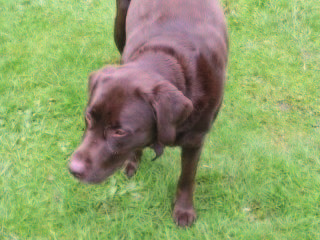
//> input picture Histogram-And-Contrast-Change/dog.jpg, 320 x 240 px
$ ./histogram dog.jpg 3   (built with g++ and OpenCV 4)
//> lines starting //> are read from the running program, lines starting //| are printed output that depends on the picture
// histogram.cpp
// Created By David Dominguez
// 2017-03-11
// update: 2019-08-19


#include <iostream>
#include <string>
#include <opencv2/highgui/highgui.hpp>
#include <opencv2/imgproc/imgproc.hpp>
#include <opencv2/core/utility.hpp>

using namespace std;
using namespace cv;

const String keys =
  "{help h usage ? |      | options            }"
  "{@file1         |      | image (a) input    }"
  "{@file2         |      | image (b) output   }";


void histogram(Mat );
int setContrast(int);

int main(int argc, char *argv[]){

  CommandLineParser parser(argc, argv, keys);
  parser.about("histogram 1.0.3");

  if (parser.has("help") || argc == 1) {
      parser.printMessage();
      return 0;
    }

  String file1 = parser.get<String>(0);
  String file2 = parser.get<String>(1);
  int i,j;


  Mat img1 = imread(file1, CV_LOAD_IMAGE_GRAYSCALE);
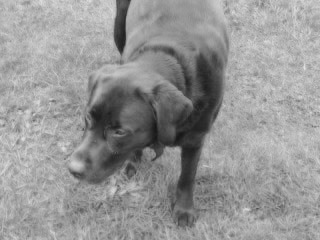
//> img1: 240 rows x 320 cols, CV_8UC1; min 20, max 229, mean 149.9
  Mat img2  = Mat::zeros(img1.rows,img1.cols,CV_8UC1);

    for (i = 0; i < img1.rows; i++)
      for (j = 0; j < img1.cols; j++) {
	img2.at<uchar>(i,j) = setContrast((int)img1.at<uchar>(i, j));
      }
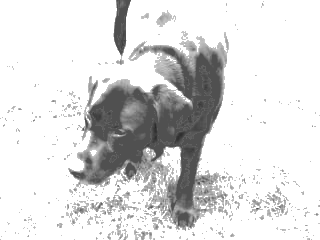
//> img2: 240 rows x 320 cols, CV_8UC1; min 40, max 255, mean 220.4

    histogram(img1); /* print histogram of image*/
    imwrite("dog_grayscale.png",img1);
    imwrite(file2,img2);

    return 0;
}

void histogram(Mat mat) {

  int frequency_intensity[255];
  int n = 0,i,j,pixel;

  for(i = 0; i <= 255; i++)
    frequency_intensity[i] = 0;


  for(i = 0; i < mat.rows; i++){
    for(j = 0; j < mat.cols; j++){

      pixel = mat.at<uchar>(i,j);
      frequency_intensity[pixel]++;
    }
  }
//> this loop made 240 passes
//> pixel on passes 1 to 3: 210, 194, 180
//> after the loop, pixel = 176; frequency_intensity = 255 values, max 1342 at index 174, min 0 at index 0, mean 301.2

  for(i = 0; i <= 255; i++){
      cout<< i <<"\t"<<frequency_intensity[i]<<endl;
      n++;
    }
//> this loop made 256 passes
//| 0	0
//| 1	0
//| 2	0
//| 3	0
//| 4	0
//| 5	0
//| 6	0
//| 7	0
//> (output is shown up to pass 8 of 256)
//> after the loop, n = 256
//> (the run ends here: the program stops with an error, at `imwrite(file2,img2);`)
